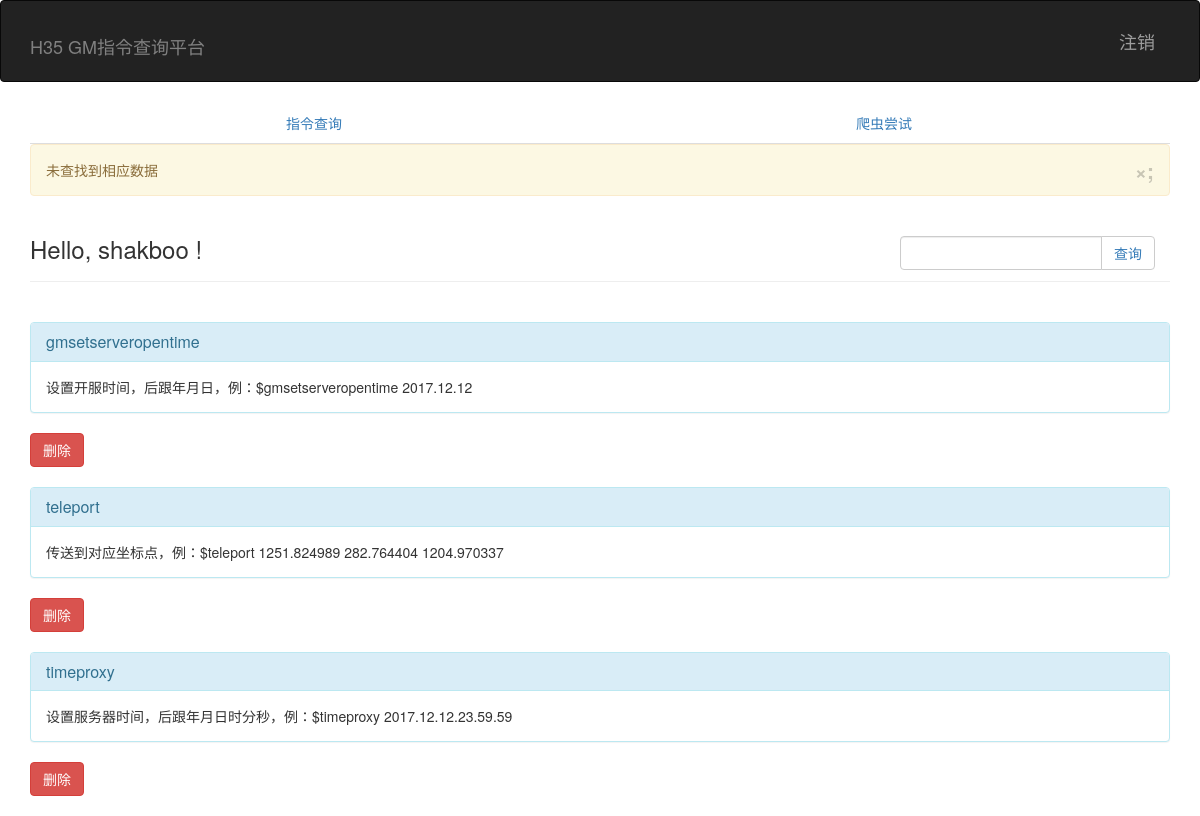
The app's page /auth/query (signed in), older data.
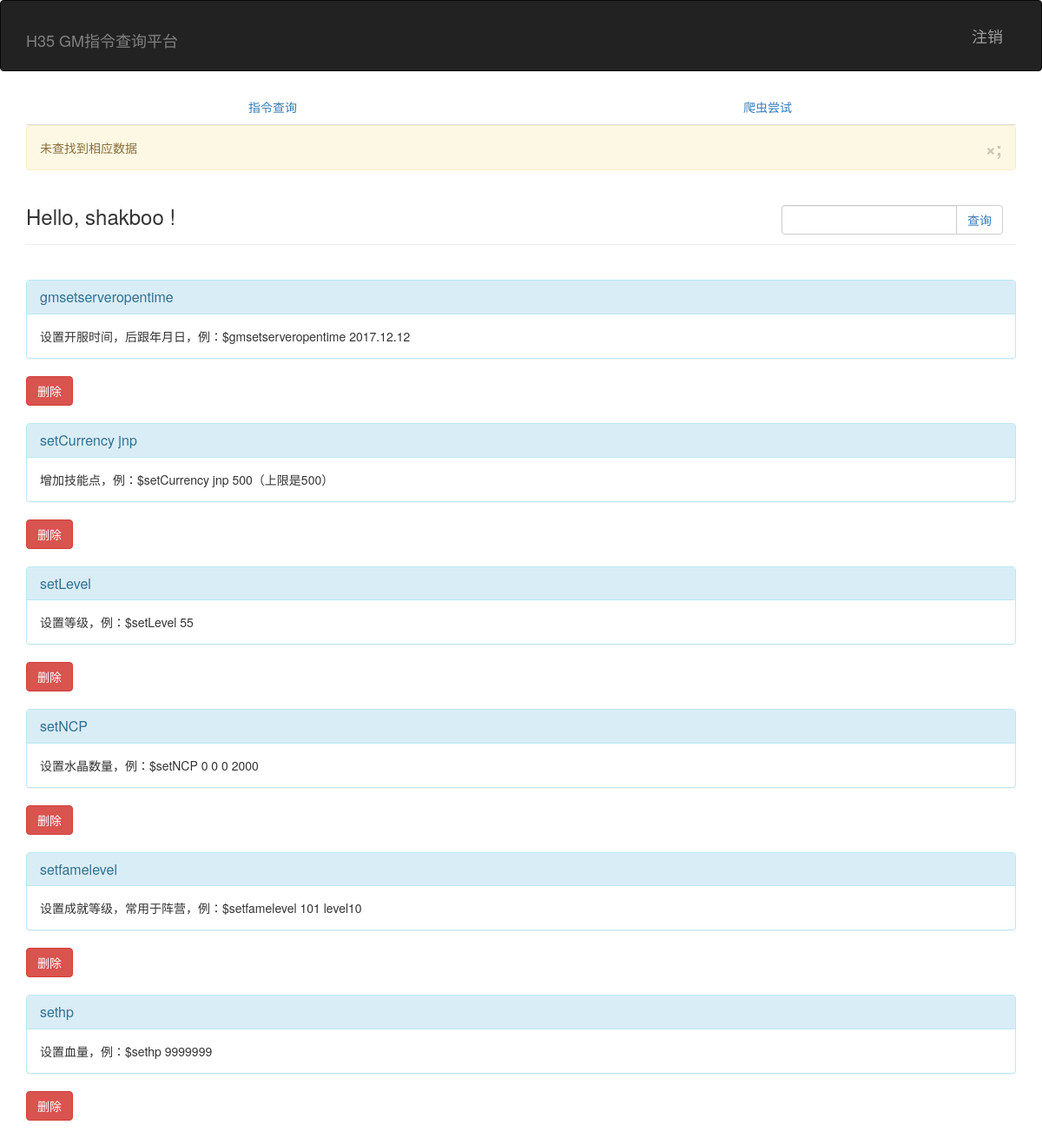
The same page, newer data.
### app/models.py (models this page shows, shortened)
class User(UserMixin, db.Model):
    __tablename__ = 'users'
    id = db.Column(db.Integer, primary_key = True)
    username = db.Column(db.String(64), unique=True, index=True)
    password_hash = db.Column(db.String(128))
    role_id = db.Column(db.Integer, db.ForeignKey('roles.id'))
    posts = db.relationship('Post', backref = 'author', lazy = 'dynamic')
    @property
    def password(self):
        raise AttributeError('password is not readable attribute')
    def is_shakboo(self):
        if self.username == "shakboo":
            return True
        return False
    def is_login(self):
        return True

class Post_filter(db.Model):
    __tablename__ = 'posts_filter'
    gm_filter = db.Column(db.String(128), primary_key = True)
    info_filter = db.Column(db.Text)

### app/auth/views.py (the view, shortened to what this page needs)
@auth.route('/query', methods=['GET','POST'])
def query():
    try:
        if current_user.is_login():
            pass
    except:
        return redirect(url_for('auth.login'))
    p_f = None
    posts_filter = Post_filter.query.order_by('gm_filter')
    if p_f:
        flash("查询成功")
    else:
        flash("未查找到相应数据")
    return render_template('auth/query.html',form=request.form, posts_filter=posts_filter)

### app/models.py (called while the page is built)
@login_manager.user_loader
def load_user(user_id):
    return User.query.get(int(user_id))

### app/templates/auth/query.html (shortened to what this page needs)
{% extends "base.html" %}
{% block page_content %}
<div class="page-header">
        <div class="col-lg-3 pull-right col-sm-5 col-md-4 col-xs-6">
                <form class="input-group" method="post" action="{{ url_for('auth.query') }}">
                    <input type="text" class="form-control" id="user-input" name="userInput">
                    <span class="input-group-btn">
                        <button class="btn btn-default btn-query" type="submit"><a style="text-decoration:none"> 查询</a></button>
                    </span>
                </form>
        </div>
    <h3>Hello,
        {% if current_user.is_authenticated %}
        {{ current_user.username }}
        {% else %}
        Stranger
        {% endif %}!
    </h3>
</div>
<br>
<div class="posts">
    {% for post in posts_filter %}
    <form class="post" method="post" action="{{ url_for('main.index') }}">
        <div class="panel panel-info">
            <div class="panel-heading">
                <h3 class="panel-title gm-exist">{{ post.gm_filter }}</h3>
            </div>
            <div class="panel-body info-exist">{{ post.info_filter }}</div>
        </div>
        {% if current_user.is_shakboo() %}
            <button class="btn btn-danger btn-query" type="submit" name="delete"><a style="text-decoration:none"><font style="color:white"> 删除</font></a></button>
        {% endif %}
    </form>
        {% if current_user.is_shakboo() %}
            <br>
        {% endif %}
    {% endfor %}
</div>
{% endblock %}

### app/templates/base.html (shortened to what this page needs)
{% extends "bootstrap/base.html" %}
{% block navbar %}
<div class="navbar navbar-inverse" role="navigation">
    <div class="container">
        <div class="navber-header">
            <h1 class="navbar-brand"><a style="text-decoration:none" href="{{ url_for('main.index') }}"><font style="color:grey">H35 GM指令查询平台</font></a></h1>
        </div>
        <ul class="nav navbar-nav navbar-right navbar-brand">
            {% if current_user.is_authenticated %}
            <li><a href="{{ url_for('auth.logout') }}">注销</a> </li>
            {% else %}
            <li><a href="{{ url_for('auth.login') }}">登陆</a> </li>
            {% endif %}
        </ul>
    </div>
</div>
{% endblock %}
{% block content %}
<div class="container">
    <ul class="nav nav-tabs">
      <li class="text-center" style="width:50%"><a href="{{ url_for('main.index') }}">指令查询</a></li>
      <li class="text-center" style="width:50%"><a href="#">爬虫尝试</a></li>
    </ul>
    {% for message in get_flashed_messages() %}
    <div class="alert alert-warning">
        <button type="button" class="close" data-dismiss="alert">&times;;</button>
        {{ message }}
    </div>
    {% endfor %}
    {% block page_content %}{% endblock %}
</div>
{% endblock %}

Row changes from the older to the newer data that the page shows:
removed Post_filter: gm_filter "teleport", info_filter "传送到对应坐标点，例：$teleport 1251.824989 282.764404 1204.970337"
removed Post_filter: gm_filter "timeproxy", info_filter "设置服务器时间，后跟年月日时分秒，例：$timeproxy 2017.12.12.23.59.59"
added Post_filter: gm_filter "setCurrency jnp", info_filter "增加技能点，例：$setCurrency jnp 500（上限是500）"
added Post_filter: gm_filter "setLevel", info_filter "设置等级，例：$setLevel 55"
added Post_filter: gm_filter "setNCP", info_filter "设置水晶数量，例：$setNCP 0 0 0 2000"
added Post_filter: gm_filter "setfamelevel", info_filter "设置成就等级，常用于阵营，例：$setfamelevel 101 level10"
added Post_filter: gm_filter "sethp", info_filter "设置血量，例：$sethp 9999999"
